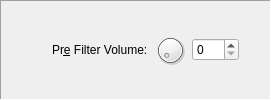
       <widget class="QFrame" name="frame">
        <property name="frameShape">
         <enum>QFrame::Panel</enum>
        </property>
        <property name="frameShadow">
         <enum>QFrame::Sunken</enum>
        </property>
        <layout class="QGridLayout" name="gridLayout_3">
         <item row="0" column="1">
          <spacer name="horizontalSpacer_2">
           <property name="orientation">
            <enum>Qt::Horizontal</enum>
           </property>
           <property name="sizeHint" stdset="0">
            <size>
             <width>40</width>
             <height>20</height>
            </size>
           </property>
          </spacer>
         </item>
         <item row="0" column="4">
          <widget class="QSpinBox" name="preFilterVolume_spin">
           <property name="sizePolicy">
            <sizepolicy hsizetype="Fixed" vsizetype="Fixed">
             <horstretch>0</horstretch>
             <verstretch>0</verstretch>
            </sizepolicy>
           </property>
           <property name="contextMenuPolicy">
            <enum>Qt::CustomContextMenu</enum>
           </property>
           <property name="keyboardTracking">
            <bool>false</bool>
           </property>
           <property name="maximum">
            <number>127</number>
           </property>
          </widget>
         </item>
         <item row="0" column="5">
          <spacer name="horizontalSpacer_41">
           <property name="orientation">
            <enum>Qt::Horizontal</enum>
           </property>
           <property name="sizeType">
            <enum>QSizePolicy::Fixed</enum>
           </property>
           <property name="sizeHint" stdset="0">
            <size>
             <width>20</width>
             <height>20</height>
            </size>
           </property>
          </spacer>
         </item>
         <item row="0" column="2">
          <widget class="QLabel" name="preFilterVolume_lbl">
           <property name="text">
            <string>Pr&amp;e Filter Volume:</string>
           </property>
           <property name="buddy">
            <cstring>preFilterVolume_spin</cstring>
           </property>
          </widget>
         </item>
         <item row="0" column="3">
          <widget class="QDial" name="preFilterVolume_dial">
           <property name="sizePolicy">
            <sizepolicy hsizetype="Fixed" vsizetype="Fixed">
             <horstretch>0</horstretch>
             <verstretch>0</verstretch>
            </sizepolicy>
           </property>
           <property name="maximumSize">
            <size>
             <width>32</width>
             <height>32</height>
            </size>
           </property>
           <property name="contextMenuPolicy">
            <enum>Qt::CustomContextMenu</enum>
           </property>
           <property name="maximum">
            <number>127</number>
           </property>
           <property name="pageStep">
            <number>16</number>
           </property>
          </widget>
         </item>
        </layout>
       </widget>
